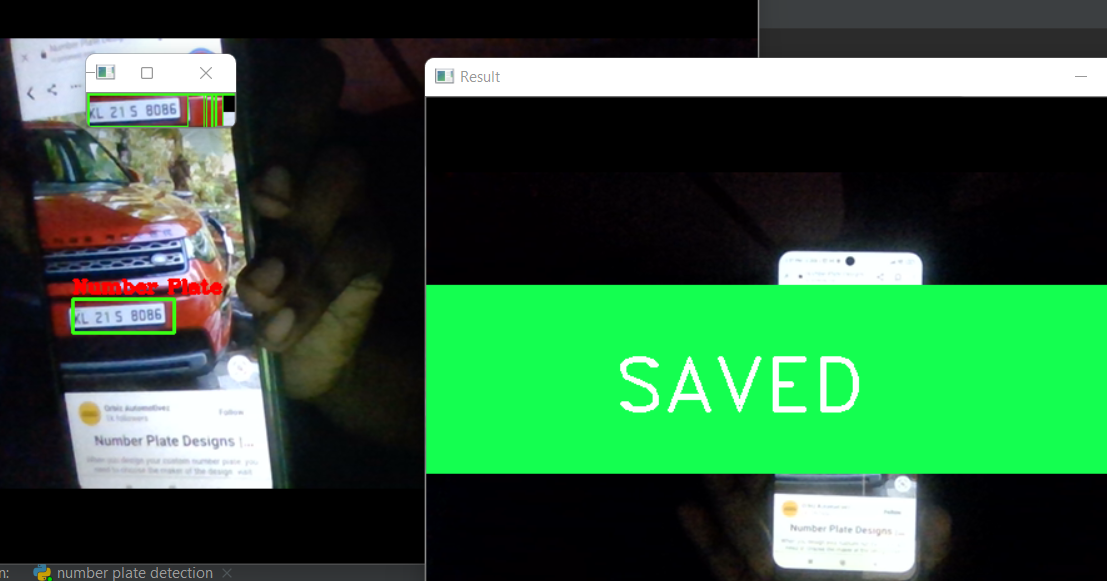
#> input picture computer vision projects/number plate detection and saving/example for number plate detection.png, 1107 x 581 px, given in place of the camera
$ python 'virtual painter(color detection)(webcam).py'
#> lines starting #> are read from the running program, lines starting #| are printed output that depends on the picture; after the words box and inside, x2 and y2 are one past the last pixel; in counts of white or black regions, pixels touching at a corner belong together
#> further down, img is the input picture: shape (581, 1107, 3); mean B, G, R 62.6, 96.3, 51.3

import cv2
import numpy as np
frameWidth = 960
frameHeight = 840
cap = cv2.VideoCapture(0)
cap.set(3, frameWidth)
cap.set(4, frameHeight)
cap.set(10,150)
#to add colors to the painter add the parameters from color selector
#and add them mycolors list first three should be minimum values and they will go in lower and
#the next three will be maximum value and put them upper values
#enter respective color valuesfor your input colors
# for example:enter the BGR of purple at colorvalues[0] if your mycolors[0] is purple


myColors=[[105,64,164,129,131,255],[0,0,0,0,0,0],[1,1,1,1,1,1]]

colorvalues=[[255,0,255],[0,0,0],[255,255,255]]

mypoints= [] #[x,y,colorID]


def findcolor(img, myColors, colorvalues):
    imgHSV = cv2.cvtColor(img, cv2.COLOR_BGR2HSV)
#> imgHSV: shape (581, 1107, 3); mean H, S, V 69, 115.7, 101.2
    count = 0
    newpoints = []
    for color in myColors:
        lower = np.array(color[0:3])
        upper = np.array(color[3:6])
        mask = cv2.inRange(imgHSV, lower, upper)
        x, y = getcontours(mask)
        cv2.circle(imgResult, (x, y), 15, colorvalues[count], cv2.FILLED)
        if x != 0 and y != 0:
            newpoints.append([x, y, count])
        count += 1
#> this loop made 3 passes
#> (x, y) on passes 1 to 3: (144, 237), (378, 0), (0, 0)
#> pass 1, in findcolor, `mask = cv2.inRange(imgHSV, lower, upper)`:
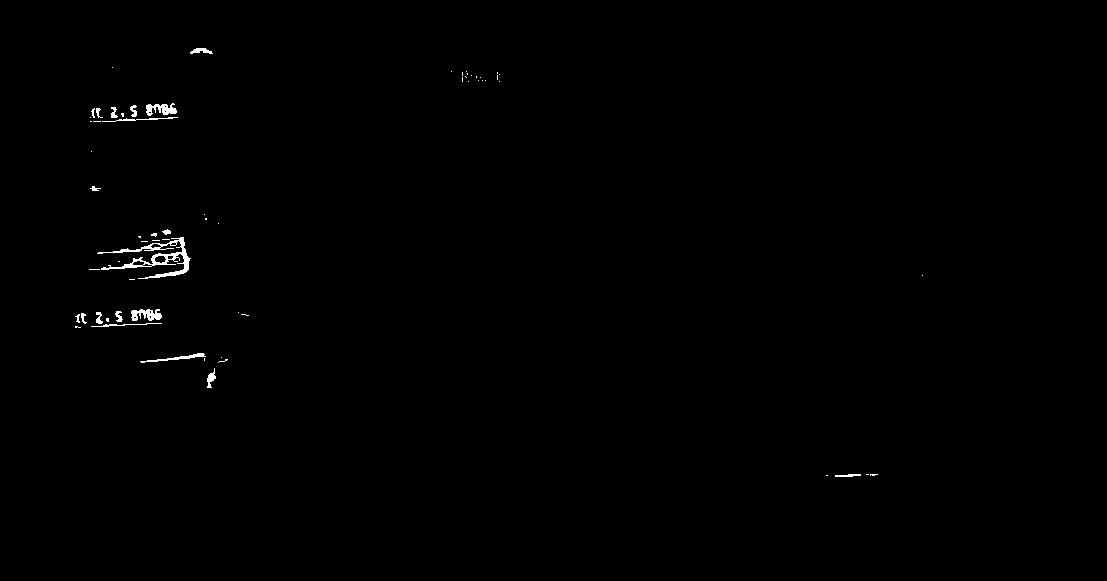
#> mask: shape (581, 1107); 0.4% white; 64 white regions (45 under 20 px), largest, box (x1, y1, x2, y2) and area: (97, 237, 191, 279) 945, (131, 309, 162, 321) 242, (146, 103, 177, 116) 233
#> pass 2, in findcolor, `mask = cv2.inRange(imgHSV, lower, upper)`:
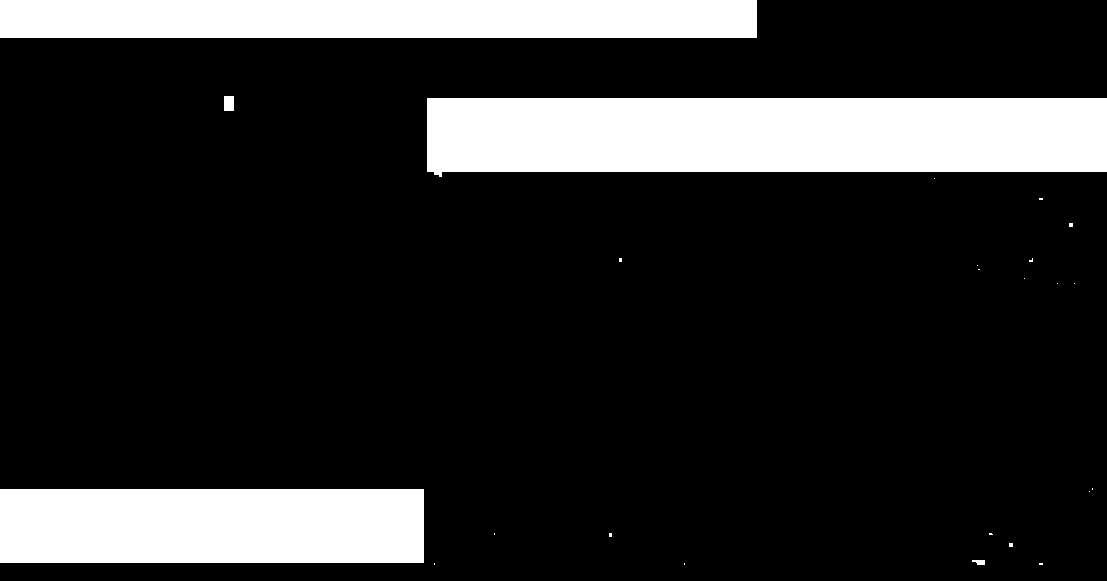
#> mask: shape (581, 1107); 17.2% white; 24 white regions (19 under 20 px), largest, box (x1, y1, x2, y2) and area: (427, 98, 1107, 177) 50350, (0, 489, 424, 563) 31376, (0, 0, 757, 38) 28766, (224, 96, 234, 111) 150, (972, 560, 985, 565) 51
#> after the loop:
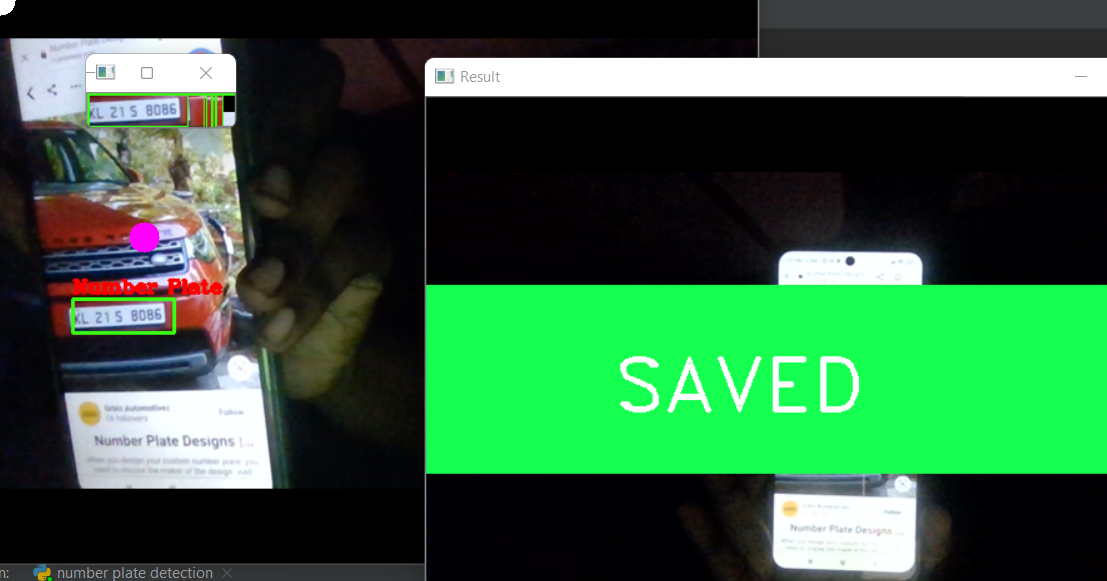
#> imgResult: shape (581, 1107, 3); 0.14% of pixels changed, all inside (x1, y1, x2, y2) = (0, 0, 160, 253)
#> after the loop, count = 3; newpoints = [[144, 237, 0]]
        # cv2.imshow(str(color[0]),mask)
    return newpoints

def getcontours(img):
    contours, hierarchy = cv2.findContours(img, cv2.RETR_EXTERNAL, cv2.CHAIN_APPROX_NONE)
    x, y, w, h = 0, 0, 0, 0
    for cnt in contours:
        area = cv2.contourArea(cnt)
        # print(area)
        if area > 500:
            # cv2.drawContours(imgResult, cnt, -1, (0, 55, 255), 3)
            peri = cv2.arcLength(cnt, True)
            approx = cv2.approxPolyDP(cnt, 0.02 * peri, True)
            x, y, w, h = cv2.boundingRect(approx)
    return x + w // 2, y

def drawlines(mypoints, colorvalues):
    for point in mypoints:
        cv2.circle(imgResult, (point[0], point[1]), 10, colorvalues[point[2]], cv2.FILLED)


while True:
    success, img = cap.read()
    imgResult = img.copy()
    newpoints = findcolor(img, myColors, colorvalues)
#> newpoints = [[144, 237, 0]]
    if len(newpoints) != 0:
        for newP in newpoints:
            mypoints.append(newP)
#> this loop made 1 pass
#> after the loop, mypoints = [[144, 237, 0]]
    if len(mypoints) != 0:
        drawlines(mypoints, colorvalues)
#> the loop in drawlines, `for point in mypoints:` made 1 pass

    cv2.imshow("Result", imgResult)
    if cv2.waitKey(1) & 0xFF == ord('q'):
#> (key q is pressed here)
        break
